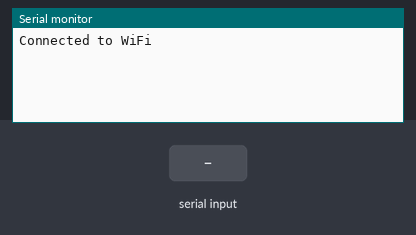
This sketch was run on a simulated ESP32. Parts: the last lines printed to the serial monitor. The inputs (shaded band) are chosen by the test bench. WiFi joins after 1.5 s; servers stay silent unless stated; nothing arrives over Bluetooth unless stated.

Above: at 3.2 s.
3.3 s: "90 45\n" received over the second serial link
At 4.0 s:
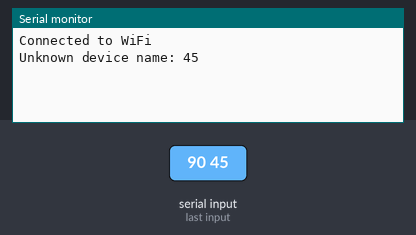
4.8 s: "5\n" received over the second serial link
At 5.1 s:
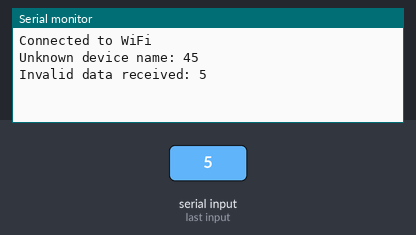

Measured:
- after the input at 3.3 s, the serial monitor: prints a new line at once (image 1)
- after the input at 4.8 s, the serial monitor: prints a new line at once (image 2)

The sketch:

thingspeak.ino
```cpp
#include <WiFi.h>
#include <HTTPClient.h>
#include "BluetoothSerial.h"

#define SSID "XXXXX"
#define PASSWORD "XXXXXX"
#define THINGSPEAK_API_KEY "XXXXXX"

const char* deviceNames[] = {"ESP A", "ESP B", "ESP C"}; // Device names

BluetoothSerial SerialBT;
WiFiClient client;

void setup() {
  Serial.begin(115200);
  SerialBT.begin("ESP32-Client");
  connectToWiFi();
}

void loop() {
  if (SerialBT.available()) {
    String data = SerialBT.readStringUntil('\n');
    int spaceIndex = data.indexOf(' ');
    if (spaceIndex != -1) {
      int rssi = data.substring(0, spaceIndex).toInt();
      String deviceName = data.substring(spaceIndex + 1);
      int numericDeviceName = getNumericDeviceName(deviceName);
      if (numericDeviceName != 0) {
        sendToThingSpeak(rssi, numericDeviceName);
      } else {
        Serial.println("Unknown device name: " + deviceName);
      }
    } else {
      Serial.println("Invalid data received: " + data);
    }
  }
}

void connectToWiFi() {
  WiFi.begin(SSID, PASSWORD);
  int attempts = 0;
  while (WiFi.status() != WL_CONNECTED && attempts < 10) {
    delay(1000);
    attempts++;
  }
  if (WiFi.status() == WL_CONNECTED) {
    Serial.println("Connected to WiFi");
  } else {
    Serial.println("Failed to connect to WiFi");
  }
}

int getNumericDeviceName(String name) {
  for (int i = 0; i < sizeof(deviceNames) / sizeof(deviceNames[0]); i++) {
    if (name == deviceNames[i]) return i + 1;
  }
  return 0;
}

void sendToThingSpeak(int rssi, int numericDeviceName) {
  if (client.connect("api.thingspeak.com", 80)) {
    String url = "/update?api_key=" + String(THINGSPEAK_API_KEY) +
                 "&field1=" + String(rssi) +
                 "&field2=" + String(numericDeviceName);
    client.print(String("GET ") + url + " HTTP/1.1\r\n" +
                 "Host: api.thingspeak.com\r\n" +
                 "Connection: close\r\n\r\n");
    client.stop();
    Serial.println("Data sent to ThingSpeak successfully");
  } else {
    Serial.println("Error connecting to ThingSpeak");
  }
}
```
